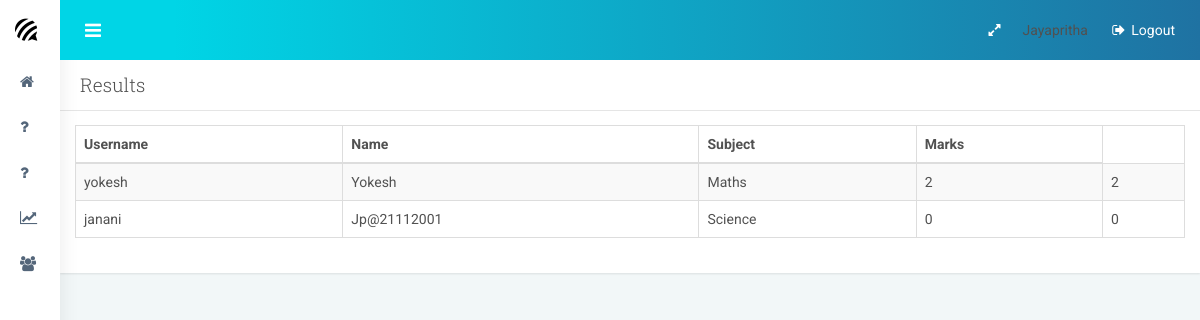
Page /examadmin/view_results/ (signed in) on the earlier database version.
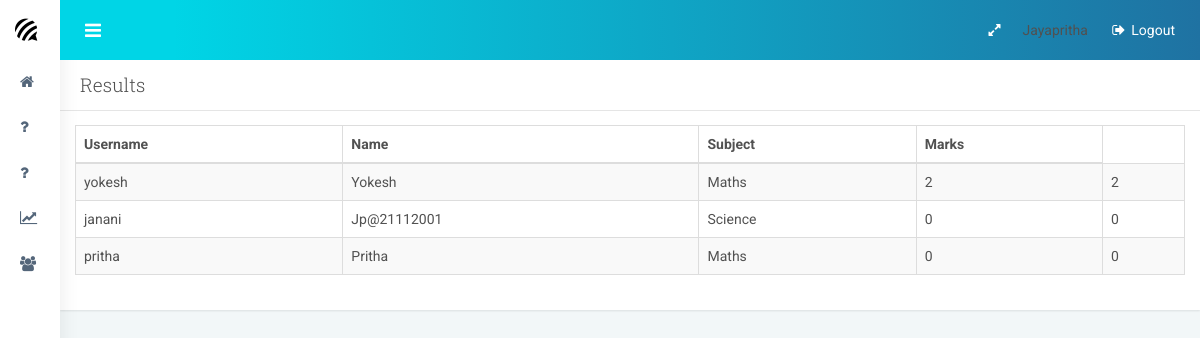
Same page on the later database version.
### accounts/models.py (models this page shows, shortened)
class User(AbstractBaseUser):
	email= models.CharField(verbose_name='email', max_length=150,unique=True)
	name=models.CharField(max_length=150,null=True)
	username=models.CharField(max_length=20,verbose_name='username',unique=True)
	subject=models.ForeignKey(Subject,on_delete=models.CASCADE,null=True,blank=True)
	date_joind=models.DateTimeField(verbose_name='date joind', auto_now_add=True)
	is_active = models.BooleanField(default=True)
	is_admin = models.BooleanField(default=False)
	is_staff=models.BooleanField(default=False)
	USERNAME_FIELD = 'username'
	REQUIRED_FIELDS = ['name','email']
	objects = UserManager()

### admin_dash/models.py (models this page shows)
class Subject(models.Model):
    subject=models.CharField(max_length=150,unique=True)
    def __str__(self):
        return self.subject

### admin_dash/views.py (the view)
# urls.py: path('view_results/', views.view_results, name='view_results'),
@staff_member_required
def view_results(request):
    testname=TestName.objects.all()
    students=User.objects.filter(is_staff=False,is_admin=False)
    data=[]
    for student in students:
        std={}
        exams=Answer.objects.filter(student=student)
        std['student']=student
        pp=[]
        for p in testname:
            m=0
            for q in exams:
                if q.question.testname==p and q.answer==q.question.answers:
                    m=m+1
            pp.append(m)
            std['testname']=pp
        no_of_tests=len(pp)
        data.append(std)
    context={
        'datas':data,
        'total_tests':range(0,no_of_tests)
    }
    return render(request,'view_results.html',context)

### admin_dash/templates/view_results.html (shortened to what this page needs)
{% extends 'exam_admin_base.html' %}
{% block 'content' %}
<div class="panel">
    <div class="panel-heading">
        <h3 class="panel-title">Results</h3>
    </div>
    <div class="panel-body">
        <table id="datatable1" class="table table-striped table-bordered">
            <thead>
                <tr>
                    <th class="min-tablet">Username</th>
                    <th class="min-tablet">Name</th>
                    <th class="min-tablet">Subject</th>
                    <th class="min-tablet">Marks</th>
                </tr>
            </thead>
            <tbody>
               {% for data in datas %}
                <tr>
                    <td>{{data.student.username}}</td>
                    <td>{{data.student.name}}</td>
                    <td>{{data.student.subject}}</td>
                    {% for i in total_tests %}
                    <td>{{data.testname.0}}</td>
                    {% endfor %}
                </tr>
                {% endfor %}
    </tbody>
        </table>
    </div>
</div>
{% endblock %}

Differences in the rows shown:
added User: student.username "pritha", student.name "Pritha", student.subject "Maths", testname.0 "0" "0"
